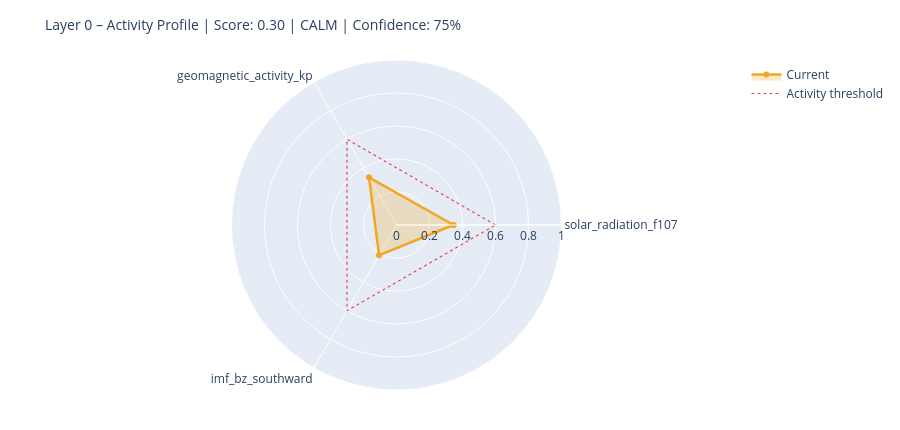

Notebook code for this chart:
### Markdown cell above
---
## 6. State Assessment & Handoff to Layer 1

### Code cell
# ============================================================
# STEP 1 – Collect raw values with source modes
# Mode: 'primary' | 'fallback_3h' | 'last_valid' | 'missing'
# ============================================================

def safe_last(df, col):
    if df is None or col not in df.columns: return None
    s = df[col].dropna()
    return float(s.iloc[-1]) if not s.empty else None

f107_now = safe_last(df_f107, 'f10.7')
bz_now   = safe_last(df_mag,  'bz_gsm')
kp_now   = safe_last(df_kp,   'kp')
sw_now   = safe_last(df_sw,   'speed')

source_modes = {
    'F10.7':    'primary'  if f107_now is not None else 'missing',
    'Kp':       'primary'  if kp_now   is not None else 'missing',
    'IMF_Bz':   'primary'  if bz_now   is not None else 'missing',
    'SW_speed': 'primary'  if sw_now   is not None else 'missing',
}

# Kp Fallback – 3h endpoint
if kp_now is None:
    try:
        r = requests.get(
            'https://services.swpc.noaa.gov/json/noaa-planetary-k-index.json',
            timeout=10)
        r.raise_for_status()
        fb = pd.DataFrame(r.json())
        tc = next((c for c in fb.columns if 'time' in c.lower()), fb.columns[0])
        kc = next((c for c in fb.columns if 'kp' in c.lower() and c != tc), None)
        if kc:
            fb[kc] = fb[kc].astype(str).str.extract(r'([0-9]+(?:\.[0-9]*)?)')[0]
            fb[kc] = pd.to_numeric(fb[kc], errors='coerce')
            fb = fb[fb[kc] >= 0].dropna(subset=[kc])
            if not fb.empty:
                kp_now = float(fb[kc].iloc[-1])
                source_modes['Kp'] = 'fallback_3h'
                print(f'  Kp fallback (3h): {kp_now:.1f}')
    except Exception as e:
        print(f'  Kp fallback failed: {e}')

# Solar Wind Fallback – last valid value
if sw_now is None and df_sw is not None and 'speed' in df_sw.columns:
    s = df_sw['speed'].dropna()
    if not s.empty:
        sw_now = float(s.iloc[-1])
        source_modes['SW_speed'] = 'last_valid'
        print(f'  SW fallback (last_valid): {sw_now:.0f} km/s')

print()
print('Source modes:', source_modes)

# ============================================================
# STEP 2 – Score from available components only
# ============================================================

def norm(v, lo, hi):
    if v is None: return None
    return max(0.0, min(1.0, (v - lo) / (hi - lo)))

COMPONENTS = {
    'solar_radiation_f107':    (f107_now, norm(f107_now, 60, 250)),
    'geomagnetic_activity_kp': (kp_now,   norm(kp_now,   0,   9)),
    'imf_bz_southward':        (bz_now,   norm(-(bz_now or 0) if bz_now else None, -5, 30)
                                           if bz_now is not None else None),
    'solar_wind_speed':        (sw_now,   norm(sw_now, 300, 800)),
}

available   = {k: v[1] for k, v in COMPONENTS.items() if v[1] is not None}
unavailable = [k for k, v in COMPONENTS.items() if v[1] is None]

layer0_score = round(sum(available.values()) / len(available), 4) if available else None
confidence   = round(len(available) / len(COMPONENTS), 2)

level = ('unknown'  if layer0_score is None
         else 'calm'     if layer0_score < 0.3
         else 'moderate' if layer0_score < 0.6
         else 'active')

# ============================================================
# STEP 3 – Dominant Driver
# ============================================================

def dominant_driver(kp, f107, bz, sw):
    candidates = []
    if kp   is not None and kp   >= 4:   candidates.append(('geomagnetic',    kp / 9))
    if sw   is not None and sw   >= 500:  candidates.append(('solar_wind',     sw / 800))
    if bz   is not None and bz   <= -5:   candidates.append(('imf_southward',  abs(bz) / 30))
    if f107 is not None and f107 >= 150:  candidates.append(('solar_radiation',f107 / 250))
    return max(candidates, key=lambda x: x[1])[0] if candidates else 'none'

driver = dominant_driver(kp_now, f107_now, bz_now, sw_now)

# ============================================================
# STEP 4 – Downstream expectations
# ============================================================

def downstream_expectation(driver, score, kp, bz, f107):
    exp = {
        'magnetosphere':        'calm',
        'ionosphere':           'calm',
        'schumann_resonance':   'unchanged',
        'lithosphere_currents': 'low',
    }
    if driver == 'geomagnetic' or (kp and kp >= 5):
        exp['magnetosphere']        = 'compressed / storm'
        exp['ionosphere']           = 'elevated disturbance (TEC variability)'
        exp['schumann_resonance']   = 'elevated amplitude possible'
        exp['lithosphere_currents'] = 'elevated induction currents'
    elif driver == 'imf_southward' or (bz and bz <= -5):
        exp['magnetosphere']        = 'energy coupling active'
        exp['ionosphere']           = 'elevated electron density possible'
        exp['schumann_resonance']   = 'slight modulation possible'
    elif driver == 'solar_radiation' or (f107 and f107 >= 150):
        exp['ionosphere']           = 'elevated ionization (F-layer)'
        exp['schumann_resonance']   = 'slightly elevated background activity'
    return exp

downstream = downstream_expectation(driver, layer0_score, kp_now, bz_now, f107_now)

# ============================================================
# CONSOLE OUTPUT
# ============================================================

W = 58
print('=' * W)
print('LAYER 0 – STATE ASSESSMENT')
print('=' * W)
for name, (raw_v, score_v) in COMPONENTS.items():
    if score_v is not None:
        bar = '█' * int(score_v * 20) + '░' * (20 - int(score_v * 20))
        print(f'  {name:<35}  {bar}  {score_v:.2f}')
    else:
        print(f'  {name:<35}  {"─" * 20}  n/a')
print('-' * W)
print(f'  Score ({len(available)}/{len(COMPONENTS)} components):  {layer0_score:.3f}')
print(f'  Confidence:         {confidence:.0%}')
print(f'  Level:              {level.upper()}')
print(f'  Dominant Driver:    {driver}')

# Radar chart
cats = list(available.keys())
vals = list(available.values())
if len(cats) >= 3:
    fig = go.Figure()
    fig.add_trace(go.Scatterpolar(
        r=vals + [vals[0]], theta=cats + [cats[0]],
        fill='toself', fillcolor='rgba(242,166,35,0.25)',
        line=dict(color='#F2A623', width=2.5), name='Current'
    ))
    fig.add_trace(go.Scatterpolar(
        r=[0.6] * (len(cats) + 1), theta=cats + [cats[0]],
        line=dict(color='#E24B4A', dash='dot', width=1.2),
        mode='lines', name='Activity threshold'
    ))
    fig.update_layout(
        title=dict(text=f'Layer 0 – Activity Profile | Score: {layer0_score:.2f} | {level.upper()} | Confidence: {confidence:.0%}',
                   font=dict(size=14)),
        polar=dict(radialaxis=dict(visible=True, range=[0, 1])),
        height=430, showlegend=True,
        margin=dict(l=60, r=60, t=60, b=40)
    )
    fig.show()

### Figure 1 — Plotly figure (JSON) as saved in the notebook; plotly's stock layout.template omitted (floating-point values rounded to 4 significant figures)
{"data": [{"fill": "toself", "fillcolor": "rgba(242,166,35,0.25)", "line": {"color": "#F2A623", "width": 2.5}, "name": "Current", "r": [0.3457, 0.3333, 0.2109, 0.3457], "theta": ["solar_radiation_f107", "geomagnetic_activity_kp", "imf_bz_southward", "solar_radiation_f107"], "type": "scatterpolar"}, {"line": {"color": "#E24B4A", "dash": "dot", "width": 1.2}, "mode": "lines", "name": "Activity threshold", "r": [0.6, 0.6, 0.6, 0.6], "theta": ["solar_radiation_f107", "geomagnetic_activity_kp", "imf_bz_southward", "solar_radiation_f107"], "type": "scatterpolar"}], "layout": {"height": 430, "margin": {"b": 40, "l": 60, "r": 60, "t": 60}, "polar": {"radialaxis": {"range": [0, 1], "visible": true}}, "showlegend": true, "title": {"font": {"size": 14}, "text": "Layer 0 – Activity Profile | Score: 0.30 | CALM | Confidence: 75%"}}}
